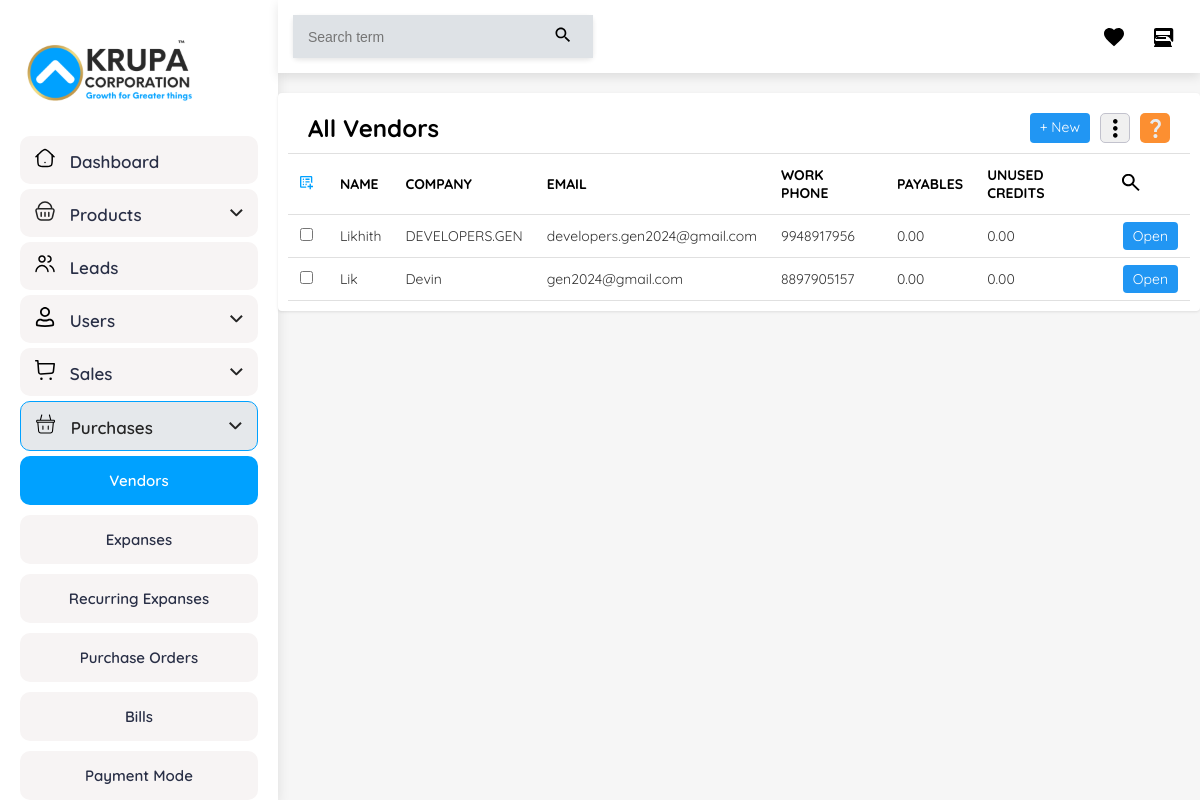
The page /vendors1/ on the database its author committed.
### krupa/models.py (models this page shows, shortened)
class Vendor(models.Model):
    salutation = models.CharField(max_length=50, null=True, blank=True)
    firstname = models.CharField(max_length=100, null=True, blank=True)
    lastname = models.CharField(max_length=100, null=True, blank=True)
    companyname = models.CharField(max_length=200, null=True, blank=True)
    vendoremail = models.EmailField(null=True, blank=True)
    vendorphone1 = models.CharField(max_length=15, null=True, blank=True)
    vendorphone2 = models.CharField(max_length=15, null=True, blank=True)
    gst_Treatment = models.CharField(max_length=50, null=True, blank=True)
    sourceofsupply = models.CharField(max_length=100, null=True, blank=True)
    pan = models.CharField(max_length=20, null=True, blank=True)
    currency = models.CharField(max_length=10, null=True, blank=True)
    openingbalance = models.DecimalField(max_digits=15, decimal_places=2, null=True, blank=True)
    paymentterms = models.CharField(max_length=100, null=True, blank=True)
    pricelist = models.CharField(max_length=100, null=True, blank=True)
    enableportal = models.BooleanField(default=False, null=True, blank=True)
    portallanguage = models.CharField(max_length=50, null=True, blank=True)
    documents = models.TextField(null=True, blank=True)
    billingattention = models.CharField(max_length=200, null=True, blank=True)
    billingcountry = models.CharField(max_length=100, null=True, blank=True)
    billingaddress1 = models.TextField(null=True, blank=True)
    billingaddress2 = models.TextField(null=True, blank=True)
    billingcity = models.CharField(max_length=100, null=True, blank=True)
    billingstate = models.CharField(max_length=100, null=True, blank=True)
    billingpincode = models.CharField(max_length=10, null=True, blank=True)
    billingphone = models.CharField(max_length=15, null=True, blank=True)
    shippingattention = models.CharField(max_length=200, null=True, blank=True)
    shippingcountry = models.CharField(max_length=100, null=True, blank=True)
    shippingaddress1 = models.TextField(null=True, blank=True)
    shippingaddress2 = models.TextField(null=True, blank=True)
    shippingcity = models.CharField(max_length=100, null=True, blank=True)
    shippingstate = models.CharField(max_length=100, null=True, blank=True)
    shippingpincode = models.CharField(max_length=10, null=True, blank=True)
    shippingphone = models.CharField(max_length=15, null=True, blank=True)

### admin_panel/views.py (the view)
# urls.py: path('vendors1/',Vendors1,name="Vendors1"),
def Vendors1(request):
    objs = Vendor.objects.all()
    context = {'objs':objs}
    return render(request,"vendors1.html",context)

### templates/vendors1.html (shortened to what this page needs)
<!DOCTYPE html>
<html lang="en">
  <head>
  </head>
  <body>
    <div class="container">
      <aside class="sidebar" style="overflow-y: scroll">
        <img src="images/krupa.svg" alt="Logo" class="logo" />
        <nav style="height: 80vh; display: flex; flex-direction: column">
          <div
            class="nav-item"
            style="display: flex; justify-content: space-between"
          >
            <div>
              <img
                src="images/dashboard-light.svg"
                alt="Dashboard Icon"
                class="icon"
              />
              <span>Dashboard</span>
            </div>
          </div>
          <div class="nav-item" data-dropdown="products-dropdown">
            <div>
              <img
                src="images/products-dark.svg"
                alt="Products Icon"
                class="icon"
              />
              <span>Products</span>
            </div>
            <img src="images/dropdown.svg" alt="Arrow" class="arrow" />
          </div>
          <div class="nav-item" data-dropdown="leads-dropdown">
            <div>
              <img src="images/leads.svg" alt="Leads Icon" class="icon" />
              <span>Leads</span>
            </div>
          </div>
          <div class="nav-item" data-dropdown="users-dropdown">
            <div>
              <img src="images/user-dark.svg" alt="Users Icon" class="icon" />
              <span>Users</span>
            </div>
            <img src="images/dropdown.svg" alt="Arrow" class="arrow" />
          </div>
          <div class="nav-item" data-dropdown="sales-dropdown">
            <div>
              <img src="images/sales-dark.svg" alt="Sales Icon" class="icon" />
              <span>Sales</span>
            </div>
            <img src="images/dropdown.svg" alt="Arrow" class="arrow" />
          </div>
          <div
            class="nav-item drop-active active"
            data-dropdown="purchases-dropdown"
          >
            <div>
              <img
                src="images/purchaces.svg"
                alt="Purchases Icon"
                class="icon"
              />
              <span>Purchases</span>
            </div>
            <img src="images/dropdown.svg" alt="Arrow" class="arrow" />
          </div>
          <div id="purchases-dropdown" class="dropdown-content show">
            <a href="/vendors1/" class="active">Vendors</a>
            <a href="#">Expanses</a>
            <a href="#">Recurring Expanses</a>
            <a href="#">Purchase Orders</a>
            <a href="#">Bills</a>
            <a href="#">Payment Mode</a>
          </div>
        </nav>
      </aside>
      <main class="main-content">
        <div class="top-bar">
          <div class="search-bar">
            <input type="text" placeholder="Search term" />
            <button>
              <svg class="icon" viewBox="0 0 24 24">
                <path
                  d="M15.5 14h-.79l-.28-.27C15.41 12.59 16 11.11 16 9.5 16 5.91 13.09 3 9.5 3S3 5.91 3 9.5 5.91 16 9.5 16c1.61 0 3.09-.59 4.23-1.57l.27.28v.79l5 4.99L20.49 19l-4.99-5zm-6 0C7.01 14 5 11.99 5 9.5S7.01 5 9.5 5 14 7.01 14 9.5 11.99 14 9.5 14z"
                ></path>
              </svg>
            </button>
          </div>
          <div class="top-icons">
            <svg class="icon" viewBox="0 0 24 24">
              <path
                d="M12 21.35l-1.45-1.32C5.4 15.36 2 12.28 2 8.5 2 5.42 4.42 3 7.5 3c1.74 0 3.41.81 4.5 2.09C13.09 3.81 14.76 3 16.5 3 19.58 3 22 5.42 22 8.5c0 3.78-3.4 6.86-8.55 11.54L12 21.35z"
              ></path>
            </svg>
            <svg class="icon" viewBox="0 0 24 24">
              <path
                d="M20 17.17L18.83 16H5.17l-1.34-1.34C4.54 12.78 7.15 11 10 11h4c2.85 0 5.46 1.78 6.17 4.66l1.26 1.26c.3-.31.57-.65.83-1.02V5c0-1.1-.9-2-2-2H5c-1.1 0-2 .9-2 2v13.17c.31.4.67.77 1.08 1.08L3 21.59V22h18v-.41l-1-1.59zM5 6h14v4H5V6zm0 6h10v2H5v-2z"
              ></path>
            </svg>
          </div>
        </div>
        <div class="cont">
          <div class="header">
            <div class="tabs">
              <h1 style="font-size: 24px; font-weight: 700; color: #000000">
                All Vendors
              </h1>
            </div>
            <div class="action-icons" style="display: flex; gap: 10px">
              <a
                href="/vendors3/"
                style="text-decoration: none"
                class="btn btn-primary"
                >+ New</a
              >
              <a
                style="
                  background-color: #f0f0f0;
                  padding: 3px;
                  height: 30px;
                  width: 30px;
                  display: flex;
                  align-items: center;
                  justify-content: center;
                  border-radius: 5px;
                  border: 1px solid #c2c2cd;
                "
                ><img src="images/threedots.svg" alt=""
              /></a>
              <a
                style="
                  background-color: #fc8f31;
                  padding: 3px;
                  height: 30px;
                  width: 30px;
                  display: flex;
                  align-items: center;
                  justify-content: center;
                  border-radius: 5px;
                "
                ><img src="images/question.svg" alt=""
              /></a>
            </div>
          </div>
          <table>
            <thead>
              <tr>
                <th><img src="images/table1.svg" alt="" /></th>
                <th>NAME</th>
                <th>COMPANY</th>
                <th>EMAIL</th>
                <th>WORK PHONE</th>
                <th>PAYABLES</th>
                <th>UNUSED CREDITS</th>
                <th class="search-icon">
                  <img src="images/search.svg" alt="" style="scale: 1.2" />
                </th>
              </tr>
            </thead>
            <tbody>
              {% for i in objs %}
              <tr>
                <td class="checkbox-cell"><input type="checkbox" /></td>
                <td data-label="NAME">{{i.firstname}}</td>
                <td data-label="COMPANY">{{i.companyname}}</td>
                <td data-label="EMAIL">{{i.vendoremail}}</td>
                <td data-label="WORK PHONE">{{i.vendorphone1}}</td>
                <td data-label="PAYABLES">0.00</td>
                <td data-label="UNUSED CREDITS">0.00</td>
                <td class="search-icon">
                  <a
                    href="/vendors2/{{i.id}}/"
                    style="text-decoration: none"
                    class="btn btn-primary"
                    >Open</a
                  >
                </td>
              </tr>
              {% endfor %}
            </tbody>
          </table>
        </div>
      </main>
    </div>
  </body>
</html>

### templates/vendors1.html (style rules this page uses)
* { margin: 0; padding: 0; box-sizing: border-box; }
body { font-family: "Quicksand", sans-serif; background-color: #f6f6f6; color: #333; }
.container { display: flex; min-height: 100vh; }
.sidebar { width: 280px; background-color: #ffffff; color: #292f46; padding: 20px; box-shadow: 0 4px 12px rgba(0, 0, 0, 0.1); transition: all 0.3s ease; }
.sidebar .dropdown-content { display: none; flex-direction: column; }
.sidebar .dropdown-content a { padding: 15px; color: #292f46; background-color: #f7f4f4; margin-bottom: 10px; font-weight: 600; text-decoration: none; font-size: 15px; text-align: center; border-radius: 10px; transition: background-color 0.2s; }
.sidebar .dropdown-content .active { background-color: #00a1ff; color: white; }
.sidebar .dropdown-content.show { display: flex; }
.logo { width: 100%; max-width: 180px; margin-bottom: 30px; }
.nav-item { display: flex; align-items: center; padding: 12px 15px; margin-bottom: 5px; color: #292f46; text-decoration: none; background-color: #f7f4f4; font-size: 17px; font-weight: 600; border-radius: 10px; cursor: pointer; justify-content: space-between; transition: background-color 0.2s; }
.nav-item.active { background-color: #e5e8eb; color: #252525; }
.drop-active { border: 1px solid #00a1ff; }
.icon { width: 20px; height: 20px; margin-right: 10px; }
.arrow { transition: transform 0.3s ease; }
.cont { padding: 10px; }
.top-bar { display: flex; justify-content: space-between; align-items: center; padding: 15px 30px; background-color: #fff; box-shadow: 0 2px 5px rgba(0, 0, 0, 0.1); width: 100%; position: sticky; top: 0; z-index: 999; }
.search-bar { display: flex; background-color: #fff; border-radius: 5px; box-shadow: 0 2px 5px rgba(0, 0, 0, 0.1); width: 300px; }
.search-bar input { flex-grow: 1; padding: 10px 15px; border: none; background-color: #dee2e6; font-size: 14px; outline: none; }
.search-bar button { padding: 10px; background-color: #dee2e6; border: none; cursor: pointer; }
.top-icons { display: flex; gap: 15px; }
.top-icons .icon { width: 24px; height: 24px; cursor: pointer; }
.main-content { flex-grow: 1; transition: margin-left 0.3s ease; }
.top-bar { position: relative; margin-top: 0; margin-left: 0; padding: 15px; background-color: #fff; box-shadow: 0px 4px 10px rgba(0, 0, 0, 0.1); }
.cont { max-width: 1400px; margin: 20px auto; background-color: white; border-radius: 4px; box-shadow: 0 1px 3px rgba(0, 0, 0, 0.1); overflow: hidden; }
.header { display: flex; justify-content: space-between; align-items: center; padding: 10px 20px; border-bottom: 1px solid #e0e0e0; }
.tabs { display: flex; gap: 30px; }
.btn { padding: 5px 10px; border: none; border-radius: 4px; cursor: pointer; font-size: 14px; }
.btn-primary { background-color: #2196f3; color: white; }
table { width: 100%; border-collapse: collapse; }
th, td { text-align: left; padding: 12px; border-bottom: 1px solid #e0e0e0; font-size: 14px; }
th { color: black; font-weight: 700; }
td { color: #333; }
.checkbox-cell { width: 40px; }
.search-icon { width: 40px; }

### rows shown on the page
Vendor: firstname "Likhith", companyname "DEVELOPERS.GEN", vendoremail "developers.gen2024@gmail.com", vendorphone1 "9948917956"
Vendor: firstname "Lik", companyname "Devin", vendoremail "gen2024@gmail.com", vendorphone1 "8897905157"
